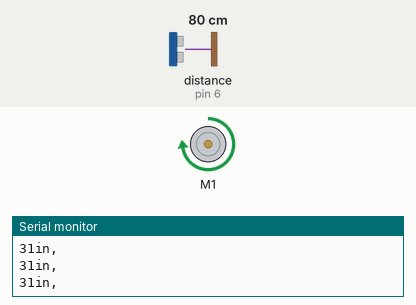
Bench run of a sketch on a simulated Arduino Uno, built with avr-gcc and run on an emulated ATmega328P. Parts: DC motor (green arrow = forward, orange = backward, longer = faster), the last lines printed to the serial monitor. Wiring (inferred from the names in the program): ultrasonic range finder: trigger pin 7; echo pin 6. The test bench sets the inputs (shaded band); at power-on: distance to the obstacle (sensor on pin 6) 80 cm. The echo pulse lasts 58.3 µs per cm.

Above: at 1.2 s.
1.3 s: distance to the obstacle (sensor on pin 6) set to 7 cm
2.8 s: distance to the obstacle (sensor on pin 6) set to 4 cm
At 4.1 s:
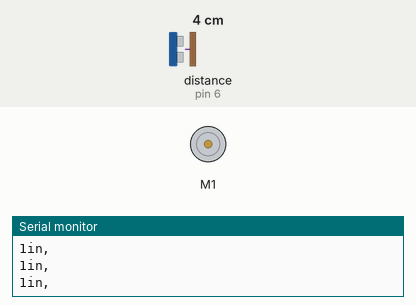
4.4 s: distance to the obstacle (sensor on pin 6) set to 9 cm
At 5.7 s:
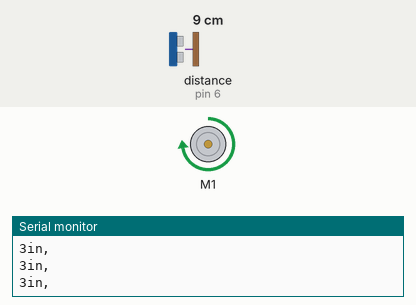
6.0 s: distance to the obstacle (sensor on pin 6) set to 2 cm
At 6.7 s:
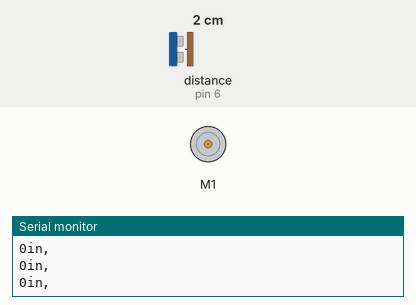
Timing chart, 0 to 8.6 s (numbered marks = the images above; inputs shaded):
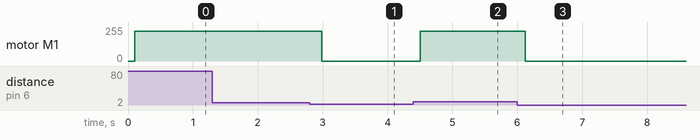

The sketch:

Capstone.ino
```cpp
#include <AFMotor.h>
AF_DCMotor motor1(1);

const int pingPin = 7; // Trigger Pin of Ultrasonic Sensor
const int echoPin = 6; // Echo Pin of Ultrasonic Sensor

void setup() {
   Serial.begin(9600); // Starting Serial Terminal
   motor1.setSpeed(255);
}

void loop() {
   long duration, inches, cm;
   pinMode(pingPin, OUTPUT);
   digitalWrite(pingPin, LOW);
   delayMicroseconds(2);
   digitalWrite(pingPin, HIGH);
   delayMicroseconds(10);
   digitalWrite(pingPin, LOW);
   pinMode(echoPin, INPUT);
   duration = pulseIn(echoPin, HIGH);
   inches = microsecondsToInches(duration);
   cm = microsecondsToCentimeters(duration);
   Serial.print(inches);
   Serial.print("in, ");
   Serial.println();
   delay(100);

   if(inches >= 2){
   motor1.setSpeed(225);
   }
   else{
   motor1.setSpeed(0);
   }
   motor1.run(FORWARD);
}

long microsecondsToInches(long microseconds) {
   return microseconds / 74 / 2;
}

long microsecondsToCentimeters(long microseconds) {
   return microseconds / 29 / 2;
}
```

Measured:
- the behaviour switches between 6 and 5 cm on distance to the obstacle (sensor on pin 6) (found by bisection; images 0 and 1)
- after the input at 2.8 s, motor M1: forward 225/255 → stopped after 0.19 s
- after the input at 4.4 s, motor M1: stopped → forward 225/255 after 0.10 s
- after the input at 6.0 s, motor M1: forward 225/255 → stopped after 0.12 s
